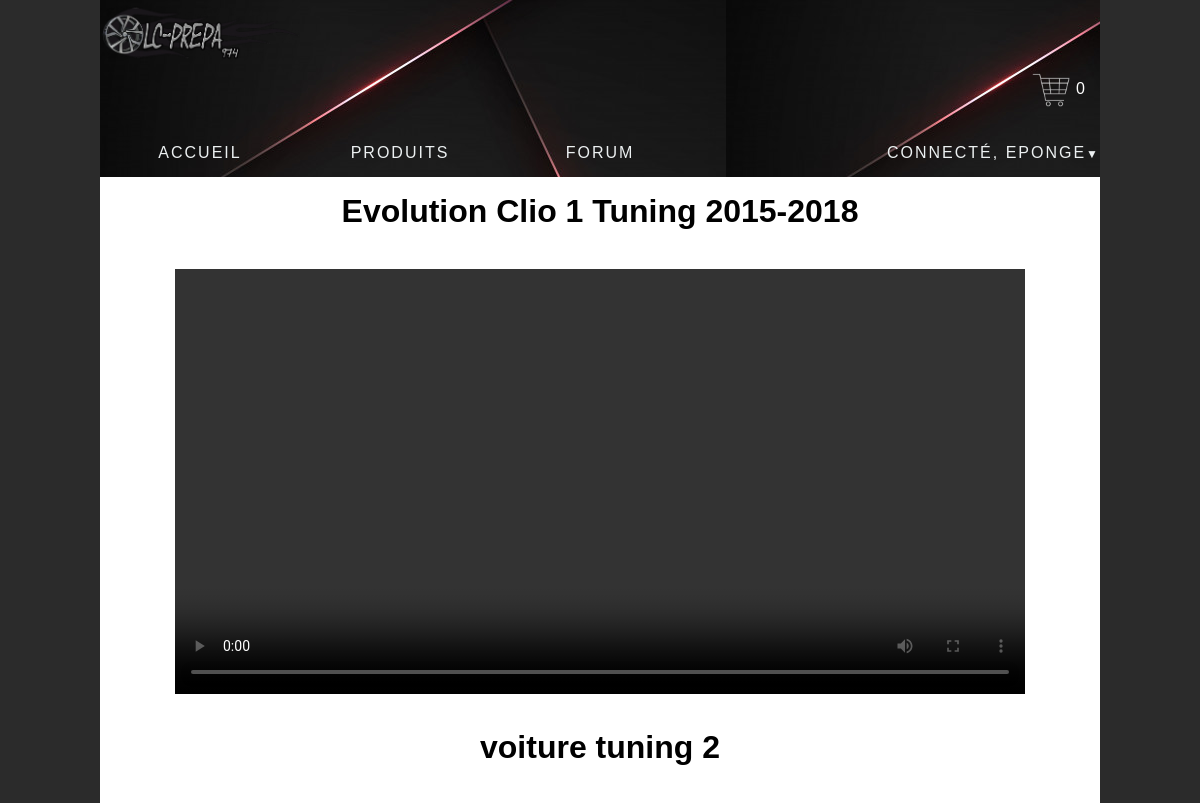
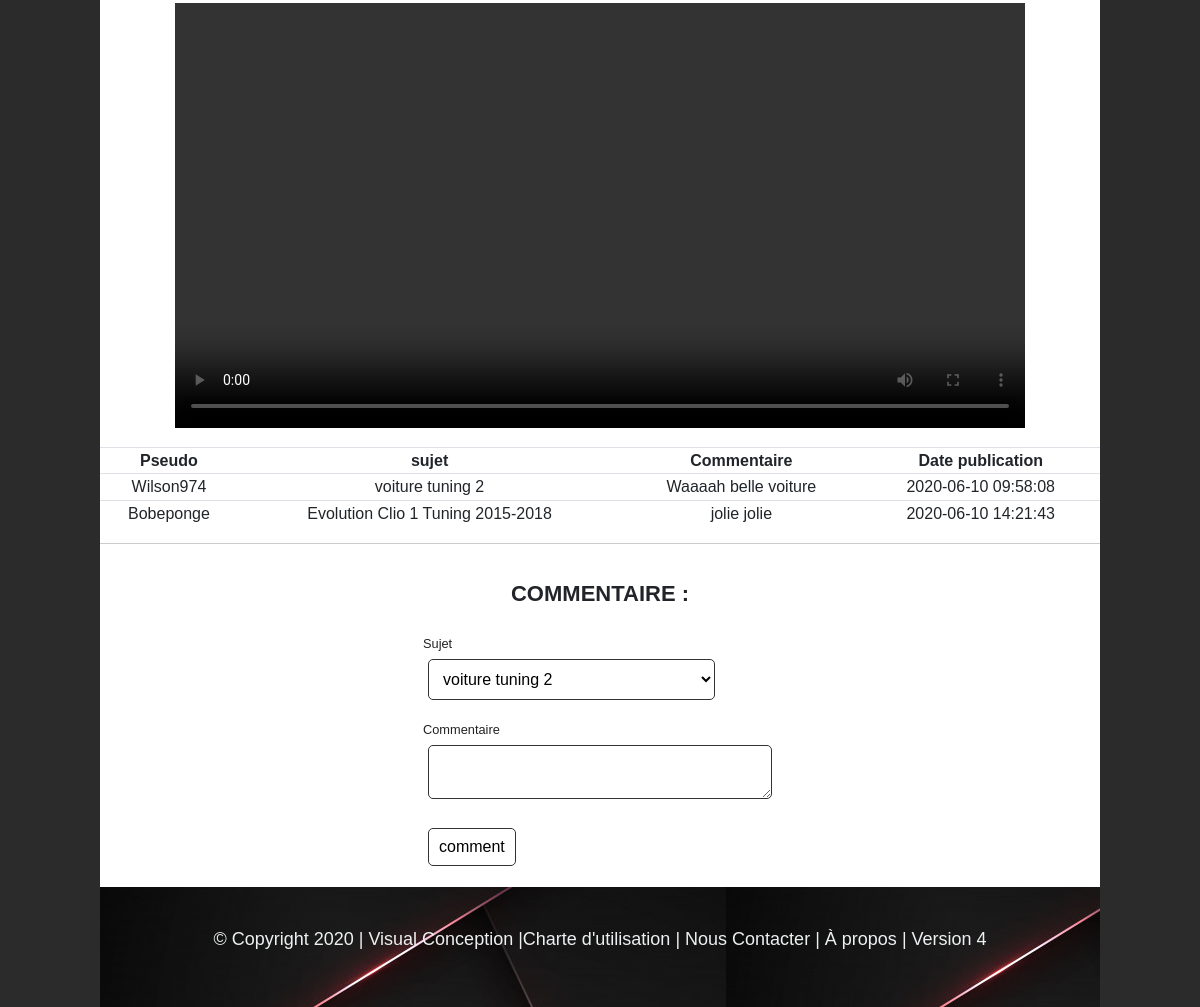
Screenshot of /index.php?action=forum (signed in) with the database file from the repository (2 pictures, top to bottom).
### tables this page shows
CREATE TABLE `forum` (
  `num` int(11) NOT NULL,
  `pseudo` varchar(50) NOT NULL,
  `sujet` varchar(50) NOT NULL,
  `comment` text NOT NULL,
  `date_publi` datetime NOT NULL
);

### controleur/Forum.php (called while the page is built, shortened)
<?php
require_once("./modele/modele.php");
class Forum extends DB{
    function getcomments(){
      $strSQL = "SELECT * FROM forum ";
      $tabValeur = array("*");
      $forum = $this->Requete($strSQL, $tabValeur);
      return $forum;
    }
  }
?>

### modele/modele.php (called while the page is built, shortened)
<?php
class DB {
  private $cnx = null;
  function __construct(){
 $this->cnx = new PDO("mysql:host=localhost;dbname=lc_bdd;charset=utf8", "root", "root" );
  }
  function Requete($strSQL, $tblValeur){
    $this->resultat = $this->cnx->prepare($strSQL);
    $this->resultat->execute($tblValeur);
    return $this->resultat->fetchAll();
  }
}
?>

### vue/vueForum.php (the view, shortened to what this page needs)
<section id="pageContent">
    <h3> Evolution Clio 1 Tuning 2015-2018 </h3><br>
    <center>
      <video class="video" src="./video/Evolution_Clio_1_Tuning_2015-2018.mp4" alt="Evolution Clio 1 Tuning 2015-2018" controls></video><br> <br>
    </center>
    <h3> voiture tuning 2 </h3><br>
    <center>
      <video class="video" src="./video/voiture_tuning_2.mp4" alt="voiture tuning 2" controls></video><br> <br>
    </center>
    <article>
        <table class="table table-sm">
        <tr>
        <th> Pseudo </th>
        <th> sujet </th>
        <th> Commentaire </th>
        <th> Date publication </th>
        </tr>
        <?php
              $tblcomment = (empty($tblcomment) ? $tblcomment=array() : $tblcomment);
              foreach ($tblcomment as $comment) {
                echo "<form action='index.php?action=Accueil' method='POST'>";
                echo
                "<tr>"
                    ."<td>".$comment['pseudo']."</td>"
                    ."<td>".$comment['sujet']."</td>"
                    ."<td>".$comment['comment'] ."</td>
                      <td>".$comment['date_publi']."</td
                </tr>";
                echo "</form>";
              }
            ?>
        </table>
        <hr>
      <div class="form-comment">
          <h2>commentaire :</h2><br>
          <form action="index.php?action=comment" method="POST">
              <label for="sujet">Sujet</label><br>
              <select name="sujet" id="sujet">
                <option value="voiture tuning 2">voiture tuning 2 </option>
              </select> <br><br>
              <label for="commentaire">Commentaire</label><br>
              <textarea id="com" name="com" cols="33">
              </textarea><br><br>
                <input  type="submit" name="action" value="comment">
                <br><br>
          </form>
      </div>
</article>
</section>

### style/style.css (style rules this page uses)
* { margin:0; padding:0; border:0; outline:0; font-size:100%; vertical-align:baseline; background:transparent }
h2 { font-size: 20px; }
h3 { text-align: center; color:black; font-size: 200%; font-weight: bold; padding: 15px; }
article,aside,details,figcaption,figure,footer,header,hgroup,menu,nav,section { display:block; height:auto; }
table { border-collapse:collapse; border-spacing:0; }
hr { display:block; height:1px; border:0; border-top:1px solid #ccc; margin:1em 0; padding:0 }
section { background-color:#FFF; }
article h2 { font-weight: normal; margin-bottom: 12px; }
label { font-size: 0.8em; margin-bottom: 0.25em; color: #222; font-weight: lighter; }
input, textarea, select { padding: 10px 10px; margin: 5px; border-radius: 5px; background-color: white; outline: none; border: 1px solid #333; }
input::placeholder { font-size: 1.2em; font-weight: lighter; color: #999; }
table { border-collapse: collapse; }
th, td { text-align: center; }
.form-comment { padding-top: 20px; display: flex; flex-direction: column; justify-self: center; align-items: center; }
.form-comment h2 { font-size: 22px; font-weight: bold; text-transform: uppercase; }
.video { width: 850px; }

### rows the page displays
forum: pseudo "Wilson974", sujet "voiture tuning 2", comment "Waaaah belle voiture", date_publi "2020-06-10 09:58:08"
forum: pseudo "Bobeponge", sujet "Evolution Clio 1 Tuning 2015-2018", comment "jolie jolie", date_publi "2020-06-10 14:21:43"

### other values shown
$qte "0"
$afficherNom "EPONGE"
